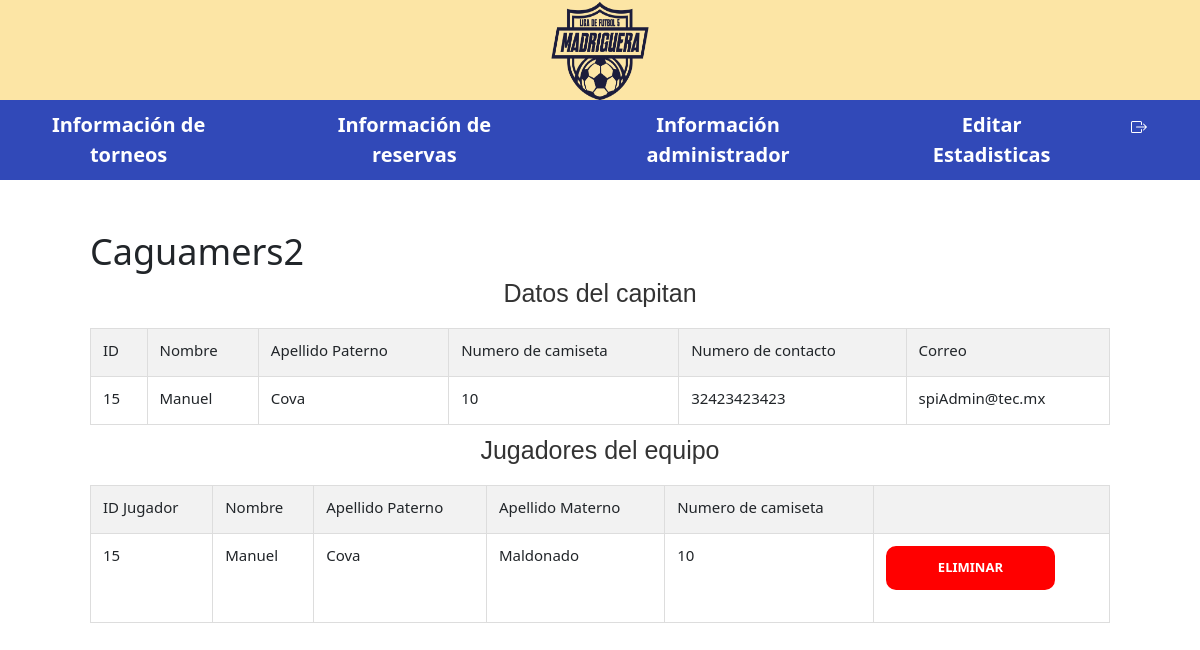
The app's page /ToposFC/admin/detallesEquipo.php?id=24 (signed in) with its own data.
### tables this page shows
CREATE TABLE `topos_equipo` (
  `id_equipo` int(11) NOT NULL,
  `nombre_equipo` varchar(50) NOT NULL,
  `logo` varchar(60) DEFAULT NULL,
  `id_torneo` int(11) NOT NULL,
  `estado` int(11) NOT NULL DEFAULT 0
);

CREATE TABLE `topos_jugador` (
  `id_jugador` int(11) NOT NULL,
  `nombre` varchar(50) NOT NULL,
  `apellido_paterno` varchar(50) DEFAULT NULL,
  `apellido_materno` varchar(50) DEFAULT NULL,
  `numero` int(11) NOT NULL,
  `id_equipo` int(11) DEFAULT NULL,
  `edad` int(11) NOT NULL,
  `colonia` varchar(20) NOT NULL,
  `telefono` varchar(20) NOT NULL,
  `correo` varchar(30) NOT NULL,
  `tutor` varchar(50) DEFAULT NULL,
  `permiso_imagen` varchar(3) NOT NULL
);

### ToposFC/includes/detallesEquipo_view.inc.php (the view, shortened to what this page needs)
<?php
function mostrarSolicitudEquipos(int $id){
    require 'database.php';
    $consulta2 = "SELECT nombre_equipo from topos_equipo WHERE id_equipo = :id";
    $stmt2 = $pdo->prepare($consulta2);
    $stmt2->bindParam(":id", $id);
    $stmt2->execute();
    $result = $stmt2->fetchColumn();
    $consulta = "SELECT j.id_jugador, j.nombre, j.apellido_paterno, j.apellido_materno, j.numero
    FROM topos_jugador j
    JOIN topos_equipo e ON j.id_equipo = e.id_equipo
    WHERE e.id_equipo = :id;";
    $stmt = $pdo->prepare($consulta);
    $stmt->bindParam(":id", $id);
    $stmt->execute();
    $consulta3 = "SELECT j.id_jugador, j.nombre, j.apellido_paterno, j.apellido_materno, j.numero,
    j.correo, j.telefono
FROM topos_jugador j
JOIN topos_equipo e ON j.id_equipo = e.id_equipo
JOIN topos_capitan c ON j.id_jugador = c.id_jugador
WHERE e.id_equipo = :id";
    $stmt3 = $pdo->prepare($consulta3);
    $stmt3->bindParam(":id", $id);
    $stmt3->execute();
    echo"<div class='contenedor formulario mt-5 pe-5 ps-5'>";
    echo"<h2 class'titulo'>". $result ."</h1>";
    echo"<h3 class='titulo'> Datos del capitan</h3>";
    echo"<div class='table-responsive'>
            <table class='table table-hover border-black tabla'>
                <thead>
                    <tr>
                        <th scope='col'><h4>ID</h4></th>
                        <th scope='col'><h4>Nombre</h4></th>
                        <th scope='col'><h4>Apellido Paterno</h4></th>
                        <th scope='col'><h4>Numero de camiseta</h4></th>
                        <th scope='col'><h4>Numero de contacto</h4></th>
                        <th scope='col'><h4>Correo</h4></th>
                    </tr>
                </thead>
                <tbody>";
                while($fila = $stmt3->fetch(PDO::FETCH_ASSOC)){
                        echo "<tr>";
                        echo "<td><h4>" . $fila['id_jugador'] . "</h4></td>";
                        echo "<td><h4>". $fila["nombre"] . "</h4></td>";
                        echo "<td><h4>". $fila["apellido_paterno"] . "</h4></td>";
                        echo "<td><h4>". $fila["numero"] . "</h4></td>";
                        echo "<td><h4>". $fila["telefono"] . "</h4></td>";
                        echo "<td><h4>". $fila["correo"] . "</h4></td>";
                        echo "</tr>";
                }
               echo"</tbody>
            </table>
        </div>";
    echo"<h3 class='titulo '>Jugadores del equipo</h3>";
    echo"<div class='table-responsive'>
            <table class='table table-hover border-black tabla'>
                <thead>
                    <tr>
                        <th scope='col'><h4>ID Jugador</h4></th>
                        <th scope='col'><h4>Nombre</h4></th>
                        <th scope='col'><h4>Apellido Paterno</h4></th>
                        <th scope='col'><h4>Apellido Materno</h4></th>
                        <th scope='col'><h4>Numero de camiseta</h4></th>
                        <th scope='col'></th>
                    </tr>
                </thead>
                <tbody>";
                while($fila = $stmt->fetch(PDO::FETCH_ASSOC)){
                        echo "<tr>";
                        echo "<td><h4>" . $fila['id_jugador'] . "</h4></td>";
                        echo "<td><h4>". $fila["nombre"] . "</h4></td>";
                        echo "<td><h4>". $fila["apellido_paterno"] . "</h4></td>";
                        echo "<td><h4>". $fila["apellido_materno"] . "</h4></td>";
                        echo "<td><h4>". $fila["numero"] . "</h4></td>";
                        echo '<td><a class="boton boton--rojo" href="../includes/eliminarJugador.php?id='.$fila['id_jugador'].'">Eliminar</a></td>';
                        echo "</tr>";
                }
               echo"</tbody>
            </table>
        </div>
    </div>";
}

### ToposFC/css/style.css (style rules this page uses)
:root { --azul: #3149B8; --amarillo: #FCE5A5; --verde: #4E9725; --blanco: #ffffff; --negro: #000000; --morada: #6F418A; --rojo: #ff0000; }
html { height: 100%; width: 100%; box-sizing: border-box; font-size: 62.5%; }
*, *:before, *:after { box-sizing: inherit; }
.contenedor { width: min(90%, 120rem); margin: 0 auto; }
.boton { display: inline-block; font-family: var(--fuenteHeading); color: var(--blanco); text-align: center; padding: 1rem 5rem; font-size: 1.3rem; text-transform: uppercase; font-weight: 700; margin-bottom: 2rem; border: none; border-radius: 1rem; text-decoration: none; }
.boton--rojo { background-color: var(--rojo); border: 2px solid var(--rojo); box-sizing: border-box; transition: 0.3s; }
.boton--rojo { background-color: var(--rojo); }
h2 { font-size: 3.6rem; }
h3 { font-size: 2.1rem; }

### ToposFC/includes/detallesEquipo_view.inc.php (style rules this page uses)
.contenedor { margin: 0 auto; max-width: 1200px; padding: 20px; }
.titulo { font-family: Arial, sans-serif; color: #333; text-align: center; margin-bottom: 20px; font-size: 2.5em; }
.table-responsive { overflow-x: auto; }
.table { width: 100%; border-collapse: collapse; font-size: 1.5em; }
.table th, .table td { padding: 12px; border: 1px solid #dddddd; text-align: left; }
.table th { background-color: #f2f2f2; }
.border-black { border-color: black; }

### records on screen
topos_equipo: nombre_equipo "Caguamers2"
topos_jugador: id_jugador "15", nombre "Manuel", apellido_paterno "Cova", numero "10", telefono "32423423423", correo "spiAdmin@tec.mx", apellido_materno "Maldonado"
